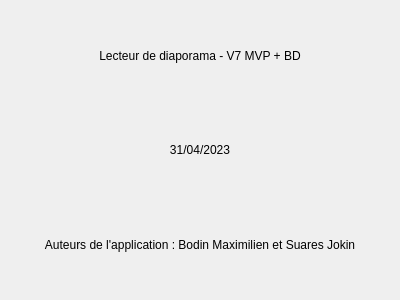
<?xml version="1.0" encoding="UTF-8"?>
<ui version="4.0">
 <class>PageAPropos</class>
 <widget class="QWidget" name="PageAPropos">
  <property name="geometry">
   <rect>
    <x>0</x>
    <y>0</y>
    <width>400</width>
    <height>300</height>
   </rect>
  </property>
  <property name="sizePolicy">
   <sizepolicy hsizetype="Preferred" vsizetype="Preferred">
    <horstretch>0</horstretch>
    <verstretch>0</verstretch>
   </sizepolicy>
  </property>
  <property name="windowTitle">
   <string>À propos</string>
  </property>
  <layout class="QVBoxLayout" name="verticalLayout_2">
   <item>
    <widget class="QLabel" name="numVersion">
     <property name="text">
      <string>Lecteur de diaporama - V7 MVP + BD</string>
     </property>
     <property name="alignment">
      <set>Qt::AlignCenter</set>
     </property>
    </widget>
   </item>
   <item>
    <widget class="QLabel" name="dateCreation">
     <property name="text">
      <string>31/04/2023</string>
     </property>
     <property name="alignment">
      <set>Qt::AlignCenter</set>
     </property>
    </widget>
   </item>
   <item>
    <widget class="QLabel" name="auteurs">
     <property name="text">
      <string>Auteurs de l'application : Bodin Maximilien et Suares Jokin</string>
     </property>
     <property name="alignment">
      <set>Qt::AlignCenter</set>
     </property>
     <property name="wordWrap">
      <bool>true</bool>
     </property>
    </widget>
   </item>
  </layout>
 </widget>
 <resources/>
 <connections/>
</ui>
